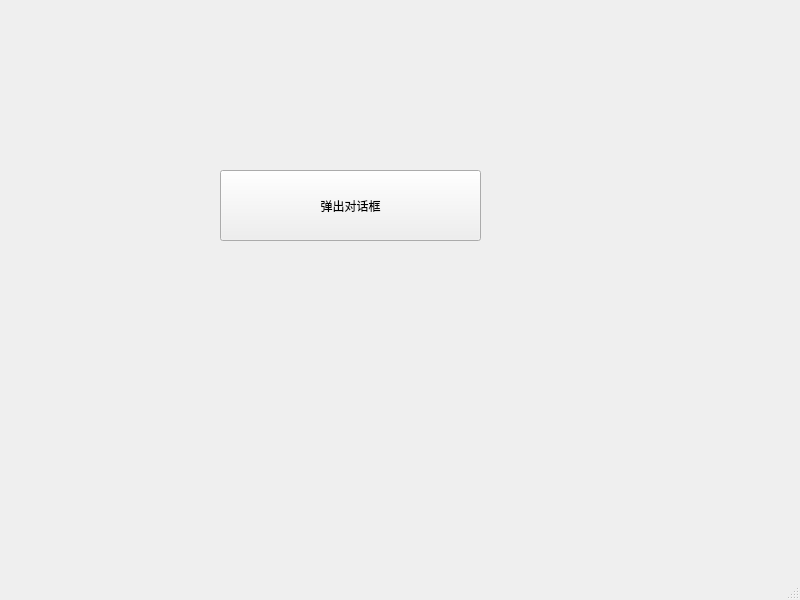
<?xml version="1.0" encoding="UTF-8"?>
<ui version="4.0">
 <class>MainWindow</class>
 <widget class="QMainWindow" name="MainWindow">
  <property name="geometry">
   <rect>
    <x>0</x>
    <y>0</y>
    <width>800</width>
    <height>600</height>
   </rect>
  </property>
  <property name="windowTitle">
   <string>MainWindow</string>
  </property>
  <widget class="QWidget" name="centralwidget">
   <widget class="QPushButton" name="pushButton">
    <property name="geometry">
     <rect>
      <x>220</x>
      <y>170</y>
      <width>261</width>
      <height>71</height>
     </rect>
    </property>
    <property name="text">
     <string>弹出对话框</string>
    </property>
   </widget>
  </widget>
  <widget class="QMenuBar" name="menubar">
   <property name="geometry">
    <rect>
     <x>0</x>
     <y>0</y>
     <width>800</width>
     <height>23</height>
    </rect>
   </property>
  </widget>
  <widget class="QStatusBar" name="statusbar"/>
 </widget>
 <resources/>
 <connections/>
</ui>
